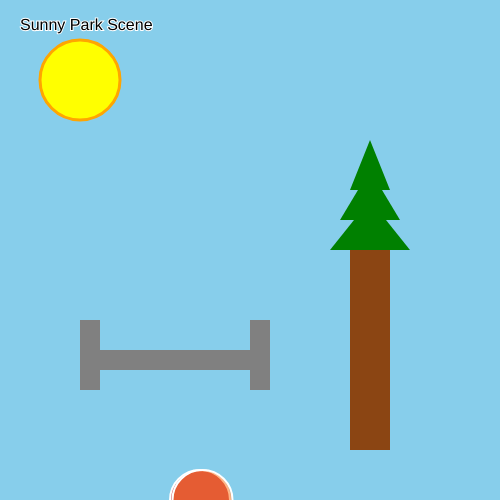
Frame 1 (no input)
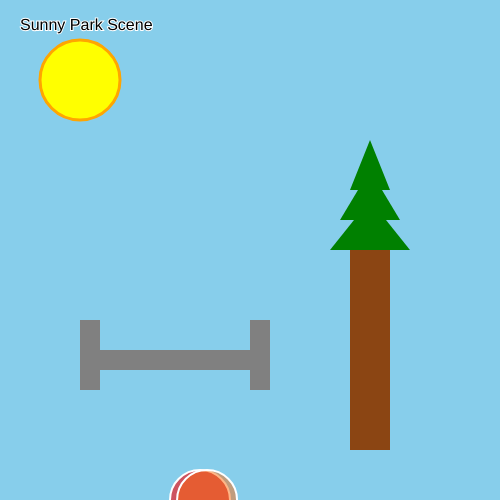
Frame 60 (no input)
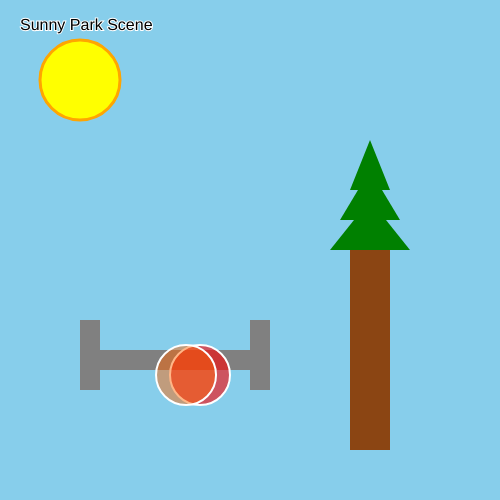
Frame 120 (the mouse pressed at the canvas centre since frame 60)

The p5.js sketch that drew these frames (run headless with seeded random() and noise() and a simulated clock; from frame 60 on, the mouse is pressed at the canvas centre):

// p5.js sketch
// ── sketch.js
/**
 * Amir EL, 1/23/26
 * IGME-101: 1-3: Landscape Shapes
 * Description and interaction instructions
 */
 
"use strict"; //catch some common coding errors

/* Global variables */

/**
 * setup :
 */
function setup() {
  createCanvas(500, 500);
  textSize(14);
  textAlign(LEFT);
}

function draw() {
  // Sky blue background - Color 1: Sky Blue
  background(135, 206, 235);

  // ===== SUN (Ellipse Shape #1) =====
  fill(255, 255, 0);  // Color 2: Yellow
  stroke(255, 165, 0);  // Orange stroke
  strokeWeight(3);
  ellipse(80, 80, 80, 80);

  // ===== TREE TRUNK (Rectangle Shape #2) =====
  fill(139, 69, 19);  // Color 3: Brow n
  noStroke();
  rect(350, 250, 40, 200);

  // ===== TREE LEAVES (Triangle Shape #3) =====
  fill(0, 128, 0);  // Green
  noStroke();
  // Each triangle has top point vertically aligned at x=370
  triangle(370, 200, 330, 250, 410, 250);  // Top point at center (370, 200)
  triangle(370, 170, 340, 220, 400, 220);  // Top point at center (370, 170)
  triangle(370, 140, 350, 190, 390, 190);  // Top point at center (370, 140)

  // ===== BENCH (Rectangles) =====
  fill(128);  // Gray
  rect(100, 350, 150, 20);  // Bench seat
  rect(80, 320, 20, 70);    // Left leg
  rect(250, 320, 20, 70);   // Right leg

  // ===== BOUNCING BALL (Ellipse) =====
  // variables to create interactive animation
  let ballY = height - mouseY * 0.5;  // Inverted mapping
  
  fill(255, 0, 0, 150);  // Color: Semi-transparent red
  stroke(255);  // White stroke
  strokeWeight(2);
  ellipse(200, ballY, 60, 60);

  // Horizontal bounce using sine wave animation with frameCount
  let bounceX = 200 + sin(frameCount * 0.05) * 50;
  fill(255, 100, 0, 120);  // Orange variant for depth
  ellipse(bounceX, ballY, 60, 60);  // Overlapping circles for glow effect

  // ===== TEXT LABELS =====
  fill(0);  // Black text
  textSize(16);
  text("Sunny Park Scene", 20, 30);

  // textSize(12);
  // text("Interactive Ball: Move mouse up/down", 20, height - 60);
  // text("3 Shape Types: Ellipse, Rectangle, Triangle", 20, height - 40);
  // text("3+ Colors: Blue, Yellow, Brown, Green, Red", 20, height - 20);
}
